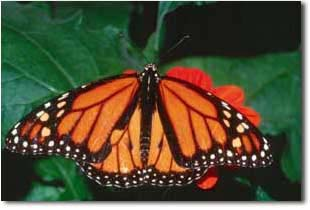
#> input picture IMG/monarch.jpg, 310 x 210 px, found by its file name
$ jupyter execute UAS_Citra.ipynb   (shell and % lines are left out)
#> lines starting #> are read from the running program, lines starting #| are printed output that depends on the picture
[cell 1]
import numpy as np
import matplotlib.pyplot as plt
import cv2
# unutk membaca gambar gunakan gambar sesuai dengan yg dimiliki
image = cv2.imread('monarch.jpg')
#> image is the input picture: shape (210, 310, 3); mean B, G, R 54.1, 78.4, 83
# Change color to RGB (from BGR)
image = cv2.cvtColor(image, cv2.COLOR_BGR2RGB)
plt.imshow(image)

# berfungsi untuk Membentuk ulang gambar menjadi susunan piksel 2D dan 3 nilai warna (RGB)
pixel_vals = image.reshape((-1,3))
# berfungsi untuk mengkonversikan ke tipe float
pixel_vals = np.float32(pixel_vals)

#baris kode di bawah ini menentukan kriteria agar algoritme berhenti berjalan,
#yang akan terjadi adalah 100 iterasi dijalankan atau epsilon (yang merupakan akurasi yang dibutuhkan)
#menjadi 85%
criteria = (cv2.TERM_CRITERIA_EPS + cv2.TERM_CRITERIA_MAX_ITER, 100, 0.85)
# lalu lakukan k-means clustering dengan jumlah cluster yang ditetapkan sebagai 3
#juga pusat acak pada awalnya dipilih untuk pengelompokan k-means
k = 3
retval, labels, centers = cv2.kmeans(pixel_vals, k, None, criteria, 10,
cv2.KMEANS_RANDOM_CENTERS)
#> retval = 166133867.7; centers = [[199.2, 104, 57.92], [39.17, 57.59, 37], [230, 227.5, 222]]
# mengonversi data menjadi nilai 8-bit
centers = np.uint8(centers)
#> centers = [[199, 103, 57], [39, 57, 37], [229, 227, 221]]
segmented_data = centers[labels.flatten()]
# membentuk ulang data menjadi dimensi gambar asli
segmented_image = segmented_data.reshape((image.shape))
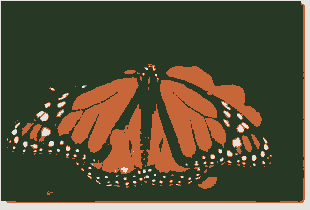
#> segmented_image: shape (210, 310, 3); mean R, G, B 82.8, 77.8, 53.8
plt.imshow(segmented_image)
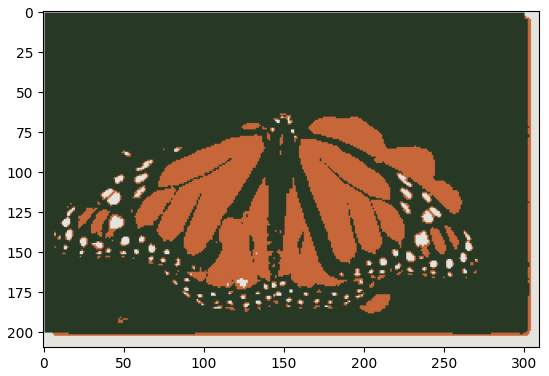
#> figure drawn by matplotlib, 1 panel
